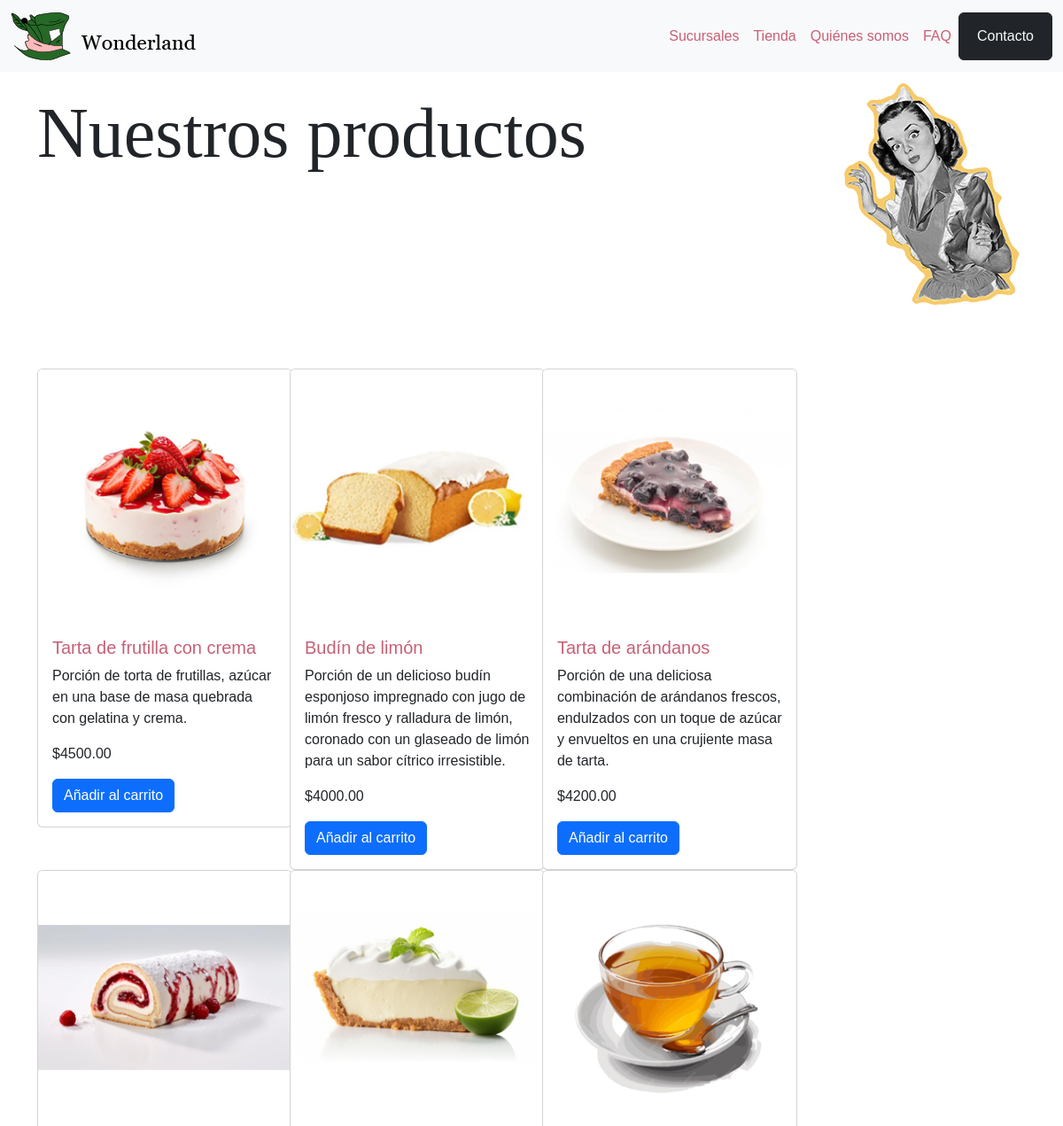
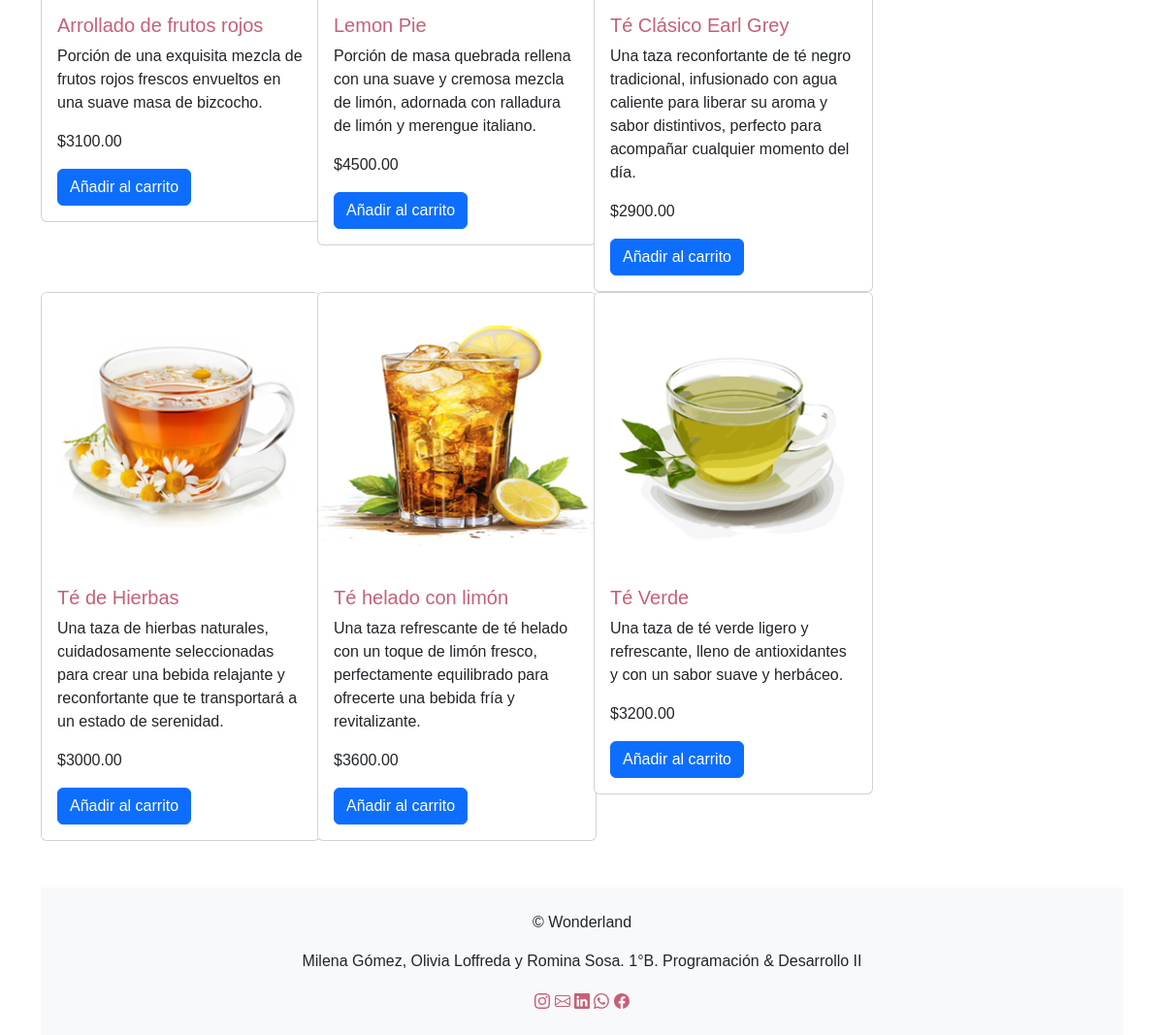
The page /productos.php on the database its author committed (2 pictures, top to bottom).
### tables this page shows
CREATE TABLE IF NOT EXISTS `producto` (
  `id_producto` int(11) NOT NULL AUTO_INCREMENT,
  `nombre_producto` varchar(100) NOT NULL,
  `descripcion` text DEFAULT NULL,
  `imagen` text DEFAULT NULL,
  `tipo_torta` enum('entera','mediana','porción') NOT NULL,
  `precio` decimal(10,2) NOT NULL,
  `disponible` tinyint(1) DEFAULT 1,
  PRIMARY KEY (`id_producto`)
);

### productos.php (the view, shortened to what this page needs)
<!DOCTYPE html>
<html lang="es">
    <head>
        <link href="/public/bootstrap/css/bootstrap.css" rel="stylesheet">
        <link rel="stylesheet" href="/public/css/style.css">
        <link rel="stylesheet" href="/public/vendors/jquery_owl.carrusel/dist/assets/owl.carousel.min.css">
        <link rel="stylesheet" href="/public/vendors/jquery_owl.carrusel/dist/assets/owl.theme.default.min.css">
    </head>
    <body>
        <nav class="navbar navbar-expand-lg navbar-light bg-light fixed-top">
            <div class="container-fluid align-items-center">
                <a class="navbar-brand" href="index.php"><img src="public/img/logo_wonderland.png"
                        alt="logo de la web"></a>
                <div class="collapse navbar-collapse justify-content-end" id="navbarNav">
                    <ul class="navbar-nav align-items-center">
                        <li class="nav-item">
                            <a class="nav-link" href="index.php#Sucursales">Sucursales</a>
                        </li>
                        <li class="nav-item">
                            <a class="nav-link" href="productos.php">Tienda</a>
                        </li>
                        <li class="nav-item">
                            <a class="nav-link" href="quienes-somos.php">Quiénes somos</a>
                        </li>
                        <li class="nav-item">
                            <a class="nav-link" href="FAQ.php">FAQ</a>
                        </li>
                        <li class="nav-item">
                            <button type="button" class="btn btn-dark"><a class="nav-link text-light"
                                    href="contacto.php">Contacto</a></button>
                        </li>
                    </ul>
                </div>
            </div>
        </nav>
        <div class="container">
            <div class="row">
                <div class="col-12 mb-4">
                    <div id="tienda">
                        <h1 class="display-1 py-2 d-block ml-5 mt-4">Nuestros productos</h1>
                    </div>
                </div>
                <div class="col-md-9 py-4">
                    <div id="productos" class="row row-cols-1 row-cols-sm-2 row-cols-lg-3 py-4">
                        <?php
                            $host = 'localhost';
                            $db = 'tienda_online';
                            $user = 'root';
                            $pass = '';
                            $conn = new mysqli($host, $user, $pass, $db);
                            $sql = "SELECT * FROM producto";
                            $result = $conn->query($sql);
                            if ($result->num_rows > 0) {
                                while($row = $result->fetch_assoc()) {
                                    echo "<div class='col'>";
                                    echo "<div class='card' style='width: 18rem;'>";
                                    echo "<img src='" . $row['imagen'] . "' class='card-img-top' alt='" . $row['nombre_producto'] . "'>";
                                    echo "<div class='card-body'>";
                                    echo "<h5 class='card-title'>" . $row['nombre_producto'] . "</h5>";
                                    echo "<p class='card-text'>" . $row['descripcion'] . "</p>";
                                    echo "<p class='card-text'>$" . $row['precio'] . "</p>";
                                    echo "<button class='btn btn-primary add-to-cart' data-name='" . $row['nombre_producto'] . "' data-price='" . $row['precio'] . "'>Añadir al carrito</button>";
                                    echo "</div>";
                                    echo "</div>";
                                    echo "</div>";
                                }
                            } else {
                                echo "No se encontraron productos";
                            }
                        ?>
                    </div>
                </div>
            </div>
            <div class="container-fluid">
                <div class="row d-flex bg-light py-4">
                    <footer class="col-12 justify-content-center align-items-center text-center">
                        <div class="col-12 justify-content-center">
                            <p>&copy; Wonderland</p>
                        </div>
                        <div class="col-12 justify-content-center">
                            <p>Milena Gómez, Olivia Loffreda y Romina Sosa. 1°B. Programación & Desarrollo II</p>
                        </div>
                        <div class="col-12 justify-content-center">
                            <a href="https://www.instagram.com/">
                            </a>
                            <a href="https://www.google.com/intl/es-419/gmail/about/">
                            </a>
                            <a href="https://ar.linkedin.com/">
                            </a>
                            <a href="https://web.whatsapp.com/">
                            </a>
                            <a href="https://www.facebook.com/?locale=es_LA">
                            </a>
                        </div>
                    </footer>
                </div>
            </div>
    </body>
</html>

### public/css/style.css (style rules this page uses)
body { font-family: Arial, Helvetica, sans-serif !important; padding-top: 70px; }
.navbar-brand { font-family: Georgia, 'Times New Roman', Times, serif !important; font-weight: 500; }
h1 { font-family: Georgia, 'Times New Roman', Times, serif !important; }
h5 { color: #C76076 !important; }
a { color: #C76076 !important; text-decoration: none !important; }
@media (min-width: 768px) { #tienda { background-image: url('/public/img/banner_tienda.jpg'); background-size: cover; background-position: right; background-repeat: no-repeat; height: 250px !important; } }

### rows shown on the page
producto: imagen (picture), nombre_producto "Tarta de frutilla con crema", descripcion "Porción de torta de frutillas, azúcar en una base de masa quebrada con gelatina y crema.", precio "4500.00"
producto: imagen (picture), nombre_producto "Budín de limón", descripcion "Porción de un delicioso budín esponjoso impregnado con jugo de limón fresco y ralladura de limón, coronado con un glaseado de limón para un sabor cítrico irresistible.", precio "4000.00"
producto: imagen (picture), nombre_producto "Tarta de arándanos", descripcion "Porción de una deliciosa combinación de arándanos frescos, endulzados con un toque de azúcar y envueltos en una crujiente masa de tarta.", precio "4200.00"
producto: imagen (picture), nombre_producto "Arrollado de frutos rojos", descripcion "Porción de una exquisita mezcla de frutos rojos frescos envueltos en una suave masa de bizcocho.", precio "3100.00"
producto: imagen (picture), nombre_producto "Lemon Pie", descripcion "Porción de masa quebrada rellena con una suave y cremosa mezcla de limón, adornada con ralladura de limón y merengue italiano.", precio "4500.00"
producto: imagen (picture), nombre_producto "Té Clásico Earl Grey", descripcion "Una taza reconfortante de té negro tradicional, infusionado con agua caliente para liberar su aroma y sabor distintivos, perfecto para acompañar cualquier momento del día.", precio "2900.00"
producto: imagen (picture), nombre_producto "Té de Hierbas", descripcion "Una taza de hierbas naturales, cuidadosamente seleccionadas para crear una bebida relajante y reconfortante que te transportará a un estado de serenidad.", precio "3000.00"
producto: imagen (picture), nombre_producto "Té helado con limón", descripcion "Una taza refrescante de té helado con un toque de limón fresco, perfectamente equilibrado para ofrecerte una bebida fría y revitalizante.", precio "3600.00"
producto: imagen (picture), nombre_producto "Té Verde", descripcion "Una taza de té verde ligero y refrescante, lleno de antioxidantes y con un sabor suave y herbáceo.", precio "3200.00"
